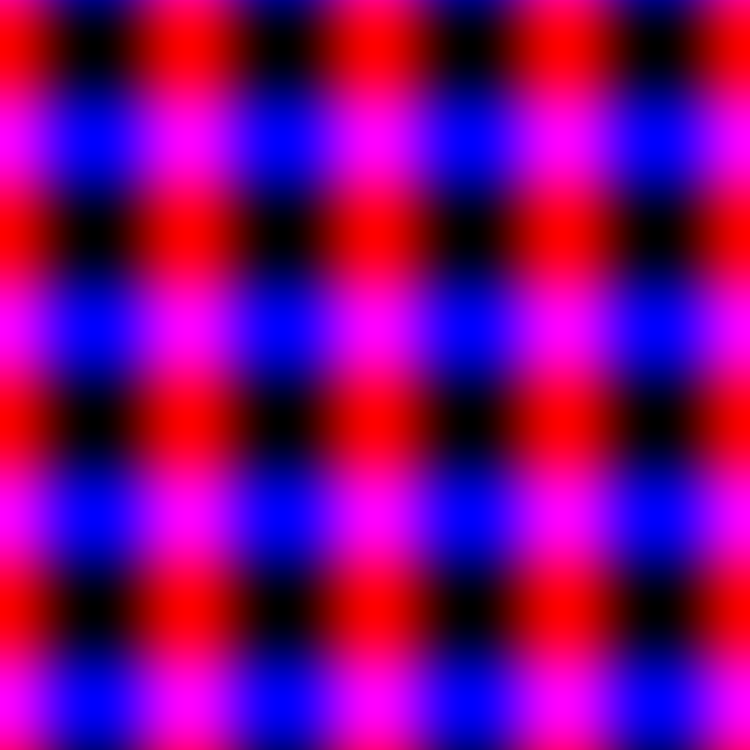
Frame 1 (no input)
Frame 60 (the mouse pressed at the canvas centre just before this capture): identical to frame 1, image omitted
Frame 120 (the mouse held since frame 60 and released just before this capture): identical to frame 1, image omitted

The Processing sketch that drew this single still picture (run headless with seeded random() and noise(); from frame 60 on, the mouse is pressed at the canvas centre):

// Processing sketch: Chapter03_07
// ── Chapter03_07.pde
PImage img;
float num;

void setup() {
  size(750, 750);
  img = createImage(width, height, ARGB);
  img.loadPixels();
  num = 8;
}

void draw() {
  background(0);
  PVector mouse = new PVector(mouseX, mouseY);
  for (int y=0; y<img.height; y++) {
    int rows = y*img.width;
    for (int x=0; x<img.width; x++) {
      PVector dist = distance(mouse, new PVector(x, y));
      float xRange = map(dist.x, -img.width, img.width, -PI*num, PI*num);
      float yRange = map(dist.y, -img.height, img.height, -PI*num, PI*num);
      float xCol = map(cos(xRange), -1, 1, 0, 255);
      float yCol = map(sin(yRange), -1, 1, 0, 255);
      color col = color(xCol, 0, yCol);
      img.pixels[rows+x] = col;
    }
  }
  img.updatePixels();
  image(img, 0, 0);
}

PVector distance(PVector p1, PVector p2) {
  return PVector.sub(p1, p2);
}
